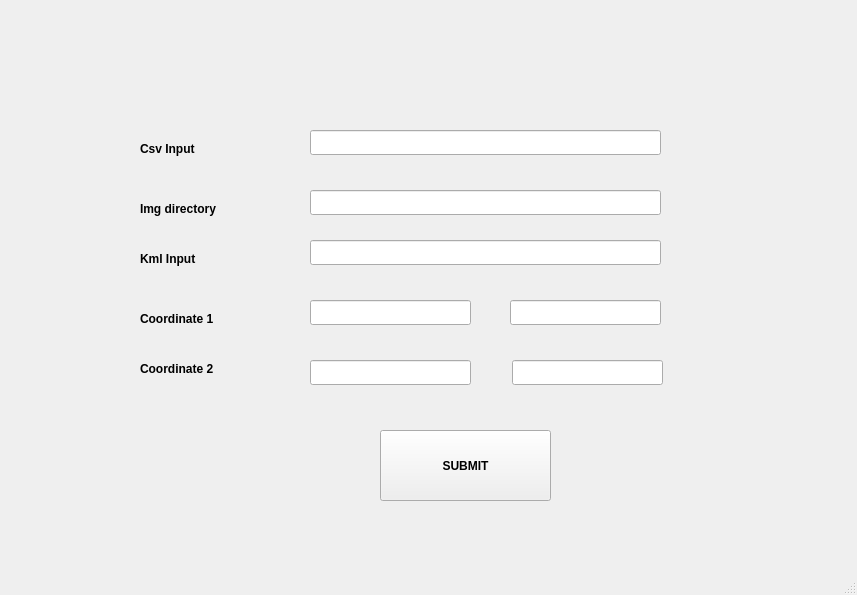
<?xml version="1.0" encoding="UTF-8"?>
<ui version="4.0">
 <class>MainWindow</class>
 <widget class="QMainWindow" name="MainWindow">
  <property name="geometry">
   <rect>
    <x>0</x>
    <y>0</y>
    <width>857</width>
    <height>595</height>
   </rect>
  </property>
  <property name="windowTitle">
   <string>MainWindow</string>
  </property>
  <widget class="QWidget" name="centralwidget">
   <widget class="QLineEdit" name="csv_ip_line">
    <property name="geometry">
     <rect>
      <x>310</x>
      <y>130</y>
      <width>351</width>
      <height>25</height>
     </rect>
    </property>
    <property name="placeholderText">
     <string/>
    </property>
   </widget>
   <widget class="QLabel" name="csv_ip_label">
    <property name="geometry">
     <rect>
      <x>140</x>
      <y>140</y>
      <width>91</width>
      <height>17</height>
     </rect>
    </property>
    <property name="font">
     <font>
      <weight>75</weight>
      <bold>true</bold>
     </font>
    </property>
    <property name="text">
     <string>Csv Input</string>
    </property>
    <property name="scaledContents">
     <bool>true</bool>
    </property>
   </widget>
   <widget class="QLabel" name="img_dir_label">
    <property name="geometry">
     <rect>
      <x>140</x>
      <y>200</y>
      <width>111</width>
      <height>17</height>
     </rect>
    </property>
    <property name="font">
     <font>
      <weight>75</weight>
      <bold>true</bold>
     </font>
    </property>
    <property name="text">
     <string>Img directory</string>
    </property>
    <property name="scaledContents">
     <bool>true</bool>
    </property>
   </widget>
   <widget class="QLineEdit" name="img_dir_line">
    <property name="geometry">
     <rect>
      <x>310</x>
      <y>190</y>
      <width>351</width>
      <height>25</height>
     </rect>
    </property>
   </widget>
   <widget class="QLabel" name="c1_label">
    <property name="geometry">
     <rect>
      <x>140</x>
      <y>310</y>
      <width>111</width>
      <height>17</height>
     </rect>
    </property>
    <property name="font">
     <font>
      <weight>75</weight>
      <bold>true</bold>
     </font>
    </property>
    <property name="text">
     <string>Coordinate 1</string>
    </property>
    <property name="scaledContents">
     <bool>true</bool>
    </property>
   </widget>
   <widget class="QLineEdit" name="c1_lat_line">
    <property name="geometry">
     <rect>
      <x>310</x>
      <y>300</y>
      <width>161</width>
      <height>25</height>
     </rect>
    </property>
    <property name="text">
     <string/>
    </property>
   </widget>
   <widget class="QLineEdit" name="c1_lon_line">
    <property name="geometry">
     <rect>
      <x>510</x>
      <y>300</y>
      <width>151</width>
      <height>25</height>
     </rect>
    </property>
    <property name="text">
     <string/>
    </property>
   </widget>
   <widget class="QLineEdit" name="c2_lon_line">
    <property name="geometry">
     <rect>
      <x>512</x>
      <y>360</y>
      <width>151</width>
      <height>25</height>
     </rect>
    </property>
   </widget>
   <widget class="QLineEdit" name="c2_lat_line">
    <property name="geometry">
     <rect>
      <x>310</x>
      <y>360</y>
      <width>161</width>
      <height>25</height>
     </rect>
    </property>
   </widget>
   <widget class="QLabel" name="c2_label">
    <property name="geometry">
     <rect>
      <x>140</x>
      <y>360</y>
      <width>91</width>
      <height>17</height>
     </rect>
    </property>
    <property name="font">
     <font>
      <weight>75</weight>
      <bold>true</bold>
     </font>
    </property>
    <property name="acceptDrops">
     <bool>false</bool>
    </property>
    <property name="autoFillBackground">
     <bool>false</bool>
    </property>
    <property name="text">
     <string>Coordinate 2</string>
    </property>
    <property name="scaledContents">
     <bool>true</bool>
    </property>
   </widget>
   <widget class="QLabel" name="kml_ip_label">
    <property name="geometry">
     <rect>
      <x>140</x>
      <y>250</y>
      <width>67</width>
      <height>17</height>
     </rect>
    </property>
    <property name="font">
     <font>
      <weight>75</weight>
      <bold>true</bold>
     </font>
    </property>
    <property name="text">
     <string>Kml Input</string>
    </property>
    <property name="scaledContents">
     <bool>true</bool>
    </property>
   </widget>
   <widget class="QLineEdit" name="kml_ip_line">
    <property name="geometry">
     <rect>
      <x>310</x>
      <y>240</y>
      <width>351</width>
      <height>25</height>
     </rect>
    </property>
   </widget>
   <widget class="QPushButton" name="submit_button">
    <property name="geometry">
     <rect>
      <x>380</x>
      <y>430</y>
      <width>171</width>
      <height>71</height>
     </rect>
    </property>
    <property name="font">
     <font>
      <weight>75</weight>
      <bold>true</bold>
     </font>
    </property>
    <property name="text">
     <string>SUBMIT</string>
    </property>
   </widget>
  </widget>
  <widget class="QMenuBar" name="menubar">
   <property name="geometry">
    <rect>
     <x>0</x>
     <y>0</y>
     <width>857</width>
     <height>22</height>
    </rect>
   </property>
  </widget>
  <widget class="QStatusBar" name="statusbar"/>
 </widget>
 <resources/>
 <connections/>
</ui>
